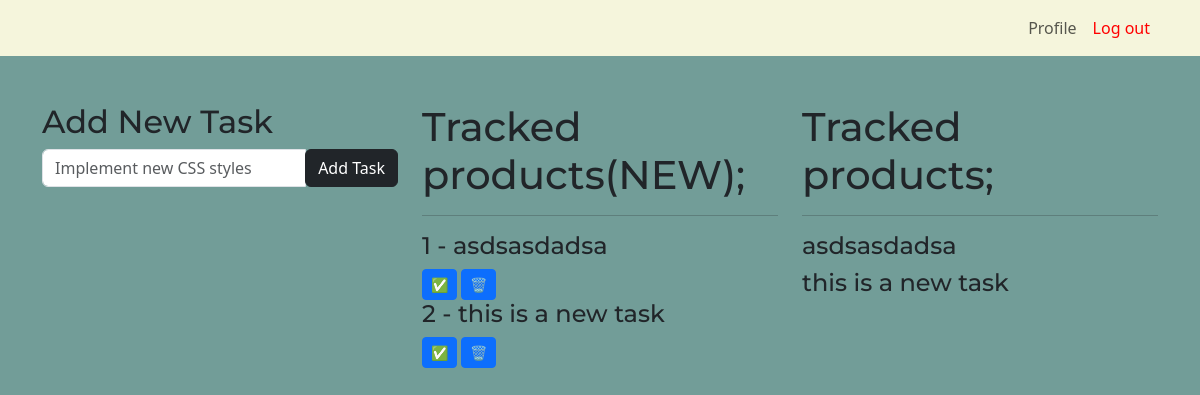
/tasks (signed in), run on the app's committed database.
### tables this page shows
CREATE TABLE tasks (
    task_id INTEGER PRIMARY KEY AUTOINCREMENT,
    task_description TEXT,
    task_writer TEXT
);

### app.py (the view)
@app.route('/tasks',methods=['GET','POST'])
def tasks():
    if not session.get('logged_in'):
        return redirect(url_for('login'))
    if request.method == "POST":
        new_task = request.form['new_task']
        cursor.execute("INSERT INTO tasks (task_description,task_writer) VALUES (?, ?)", (new_task, session["id"]))
        conn.commit()
    cursor.execute("SELECT task_description FROM tasks")
    current_tasks = cursor.fetchall()
    return render_template('pages/tasks.html',current_tasks=current_tasks)

### templates/pages/tasks.html (shortened to what this page needs)
<!DOCTYPE html>
<html lang="en">
<head>
    <link href="https://cdn.jsdelivr.net/npm/bootstrap@5.3.1/dist/css/bootstrap.min.css" rel="stylesheet">
</head>
<body style="background-color: #729d98;">
<nav class="navbar navbar-expand-lg fixed-top custom-nav">
  <div class="container">
    <div class="collapse navbar-collapse" id="navbarText">
      <ul class="navbar-nav ms-auto mb-2 mb-lg-0">
        <li class="nav-item">
          <a class="nav-link" href="/profile">Profile</a>
        </li>
        <li class="nav-item">
          <a class="nav-link" style="color:red;" href="/logout">Log out</a>
        </li>
      </ul>
    </div>
  </div>
</nav>
<br><br>
<div class="container" style="height: 55px;">
</div>
<div class="full-width-container">
    <div class="container" style="height: 250px;">
        <div class="row">
            <div class="col-sm-4">
                    <h2 style="font-family: Montserrat;">Add New Task</h2>
                    <form method="POST" action="/tasks">
                        <div class="input-group mb-2">
                            <input type="text" placeholder="Implement new CSS styles" class="form-control" id="new_task" name="new_task">
                            <div class="input-group-append">
                                <button type="submit" class="btn btn-dark" id="track">Add Task</button>
                            </div>
                        </div>
                    </form>
                </div>
            <div class="col-sm-4">
                <h1 style="font-family: Montserrat;">Tracked products(NEW);</h1>
                <hr>
                {% for task in current_tasks %}
                     <h4 style="font-family: Montserrat;">{{ loop.index }} - {{ task[0] }}</h4>
                <button type="button" class="btn btn-primary btn-sm">✅</button>
                <button type="button" class="btn btn-primary btn-sm delete-product-btn">🗑️ </button>
                {% endfor %}
            </div>
            <div class="col-sm-4">
                <h1 style="font-family: Montserrat;">Tracked products;</h1>
                <hr>
                {% for task in current_tasks %}
                    <h4 style="font-family: Montserrat;">{{ task[0] }}</h4>
                {% endfor %}
            </div>
        </div>
    </div>
</div>
</body>
</html>

### templates/pages/tasks.html (style rules this page uses)
.full-width-container { padding-left: 0; padding-right: 0; margin-left: 0; margin-right: 0; width: 100%; background-color: #729d98; }
.custom-nav { background-color: beige; }

### data on the page
tasks: task_description "asdsasdadsa"
tasks: task_description "this is a new task"
